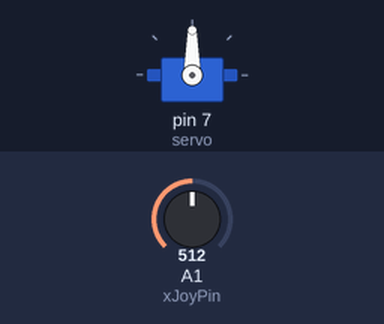
Simulated run of this sketch. Board: Arduino Uno, built with avr-gcc and run on an emulated ATmega328P. Shown: servo. The inputs (shaded band) are chosen by the test bench; at power-on: A1 (xJoyPin) = 512.

Above: at 1.2 s.
1.3 s: A1 (xJoyPin) set to 716
At 1.8 s:
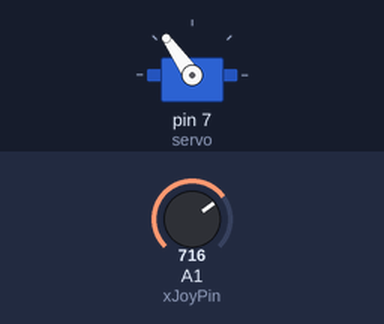
2.8 s: A1 (xJoyPin) set to 900
At 4.0 s:
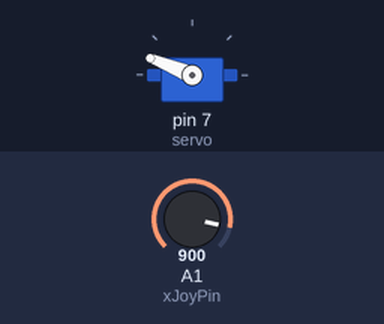
4.3 s: A1 (xJoyPin) set to 1023
At 5.2 s:
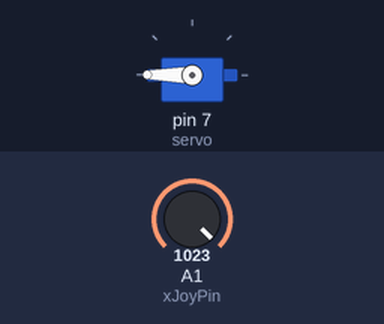
5.8 s: A1 (xJoyPin) set to 306
At 6.4 s:
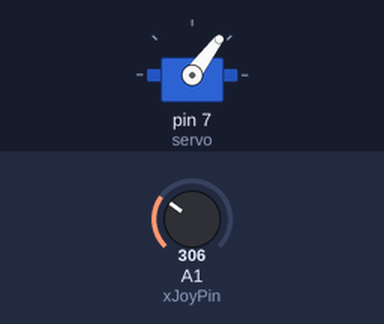
7.3 s: A1 (xJoyPin) set to 122
At 8.7 s:
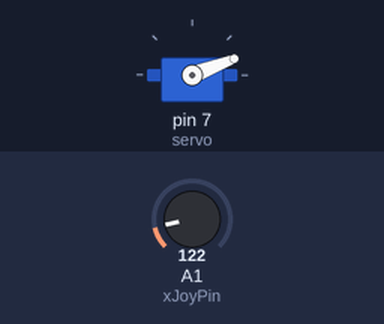
Timing chart, 0 to 9.8 s (numbered marks = the images above; inputs shaded):
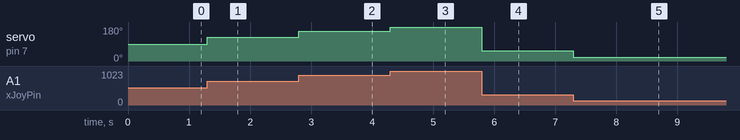

Measured:
- after the input at 1.3 s, servo on pin 7 (servo): 90° → 125° at once
- after the input at 2.8 s, servo on pin 7 (servo): 125° → 158° at once
- after the input at 4.3 s, servo on pin 7 (servo): 158° → 180° at once
- after the input at 5.8 s, servo on pin 7 (servo): 180° → 53° at once
- after the input at 7.3 s, servo on pin 7 (servo): 53° → 21° at once

The sketch:

Oppgave02.ino
```cpp
#include <Servo.h>

const unsigned int xJoyPin = A1;

Servo servo;

void setup() {
  servo.attach(7);
}

void loop() {
    servo.write(map(analogRead(xJoyPin), 0, 1023, 0, 180));
}
```
